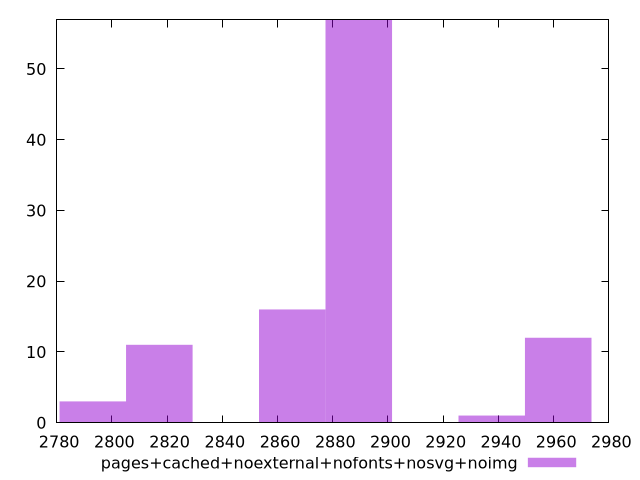

Reproduce this figure in gnuplot.
$_pagesCachedNoexternalNofontsNosvgNoimg <<EOF
2817.1907910329073 11
2889.426452341443 57
2865.347898571931 16
2793.112237263395 3
2961.6621136499793 12
2937.5835598804674 1
EOF
set key outside below
set terminal pngcairo
set output "report_00006_2020-11-02T20-21-41.718Z/largest-contentful-paint/pages+cached+noexternal+nofonts+nosvg+noimg//raw_hist.png"
set yrange [0:57]
set boxwidth 24.078553769512027
set style fill transparent solid 0.5 noborder
plot $_pagesCachedNoexternalNofontsNosvgNoimg title "pages+cached+noexternal+nofonts+nosvg+noimg" with boxes ,
